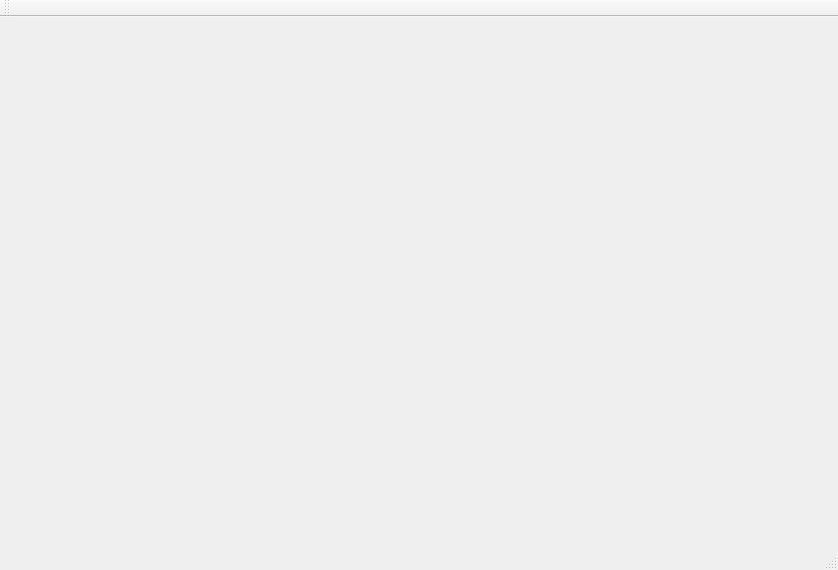
<?xml version="1.0" encoding="UTF-8"?>
<ui version="4.0">
 <class>MainWindow</class>
 <widget class="QMainWindow" name="MainWindow">
  <property name="geometry">
   <rect>
    <x>0</x>
    <y>0</y>
    <width>838</width>
    <height>570</height>
   </rect>
  </property>
  <property name="windowTitle">
   <string>MainWindow</string>
  </property>
  <widget class="QWidget" name="centralWidget"/>
  <widget class="QMenuBar" name="menuBar">
   <property name="geometry">
    <rect>
     <x>0</x>
     <y>0</y>
     <width>838</width>
     <height>23</height>
    </rect>
   </property>
  </widget>
  <widget class="QToolBar" name="mainToolBar">
   <attribute name="toolBarArea">
    <enum>TopToolBarArea</enum>
   </attribute>
   <attribute name="toolBarBreak">
    <bool>false</bool>
   </attribute>
  </widget>
  <widget class="QStatusBar" name="statusBar"/>
 </widget>
 <layoutdefault spacing="6" margin="11"/>
 <resources/>
 <connections/>
</ui>
